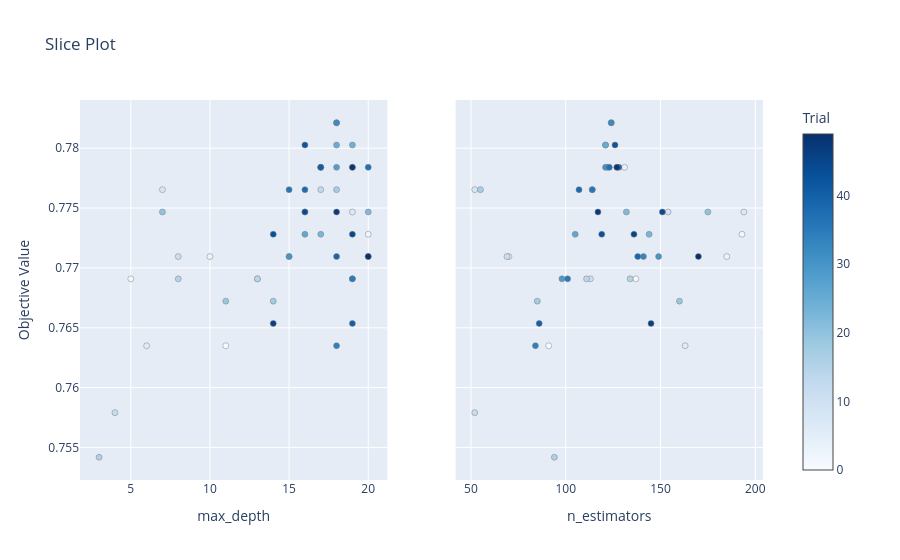

Source (notebook cell):
### Code cell
plot_slice(study).show()

### Figure 1 — Plotly figure (JSON) as saved in the notebook; plotly's stock layout.template omitted (floating-point values rounded to 4 significant figures)
{"data": [{"marker": {"color": [0, 1, 2, 3, 4, 5, 6, 7, 8, 9, 10, 11, 12, 13, 14, 15, 16, 17, 18, 19, 20, 21, 22, 23, 24, 25, 26, 27, 28, 29, 30, 31, 32, 33, 34, 35, 36, 37, 38, 39, 40, 41, 42, 43, 44, 45, 46, 47, 48, 49], "colorbar": {"title": {"text": "Trial"}, "x": 1, "xpad": 40}, "colorscale": [[0, "rgb(247,251,255)"], [0.125, "rgb(222,235,247)"], [0.25, "rgb(198,219,239)"], [0.375, "rgb(158,202,225)"], [0.5, "rgb(107,174,214)"], [0.625, "rgb(66,146,198)"], [0.75, "rgb(33,113,181)"], [0.875, "rgb(8,81,156)"], [1, "rgb(8,48,107)"]], "line": {"color": "Grey", "width": 0.5}, "showscale": true}, "mode": "markers", "name": "Feasible Trial", "showlegend": false, "type": "scatter", "x": [11, 5, 20, 10, 19, 15, 6, 19, 7, 16, 13, 8, 4, 17, 13, 8, 3, 18, 14, 11, 7, 17, 20, 17, 19, 18, 16, 18, 18, 19, 15, 17, 18, 20, 18, 19, 15, 20, 16, 18, 19, 17, 16, 14, 16, 19, 14, 18, 19, 20], "xaxis": "x", "y": [0.7635, 0.7691, 0.7728, 0.7709, 0.7784, 0.7709, 0.7635, 0.7747, 0.7765, 0.7747, 0.7691, 0.7709, 0.7579, 0.7765, 0.7691, 0.7691, 0.7542, 0.7765, 0.7672, 0.7672, 0.7747, 0.7784, 0.7747, 0.7728, 0.7803, 0.7803, 0.7728, 0.7821, 0.7784, 0.7691, 0.7709, 0.7784, 0.7821, 0.7709, 0.7635, 0.7691, 0.7765, 0.7784, 0.7765, 0.7709, 0.7654, 0.7784, 0.7803, 0.7728, 0.7747, 0.7728, 0.7654, 0.7747, 0.7784, 0.7709], "yaxis": "y"}, {"marker": {"color": [0, 1, 2, 3, 4, 5, 6, 7, 8, 9, 10, 11, 12, 13, 14, 15, 16, 17, 18, 19, 20, 21, 22, 23, 24, 25, 26, 27, 28, 29, 30, 31, 32, 33, 34, 35, 36, 37, 38, 39, 40, 41, 42, 43, 44, 45, 46, 47, 48, 49], "colorbar": {"title": {"text": "Trial"}, "x": 1, "xpad": 40}, "colorscale": [[0, "rgb(247,251,255)"], [0.125, "rgb(222,235,247)"], [0.25, "rgb(198,219,239)"], [0.375, "rgb(158,202,225)"], [0.5, "rgb(107,174,214)"], [0.625, "rgb(66,146,198)"], [0.75, "rgb(33,113,181)"], [0.875, "rgb(8,81,156)"], [1, "rgb(8,48,107)"]], "line": {"color": "Grey", "width": 0.5}, "showscale": false}, "mode": "markers", "name": "Feasible Trial", "showlegend": false, "type": "scatter", "x": [91, 137, 193, 185, 131, 70, 163, 194, 52, 154, 113, 69, 52, 114, 111, 134, 94, 55, 85, 160, 175, 127, 132, 144, 121, 121, 105, 124, 122, 98, 149, 121, 124, 141, 84, 101, 114, 123, 107, 138, 86, 128, 126, 119, 151, 136, 145, 117, 127, 170], "xaxis": "x2", "y": [0.7635, 0.7691, 0.7728, 0.7709, 0.7784, 0.7709, 0.7635, 0.7747, 0.7765, 0.7747, 0.7691, 0.7709, 0.7579, 0.7765, 0.7691, 0.7691, 0.7542, 0.7765, 0.7672, 0.7672, 0.7747, 0.7784, 0.7747, 0.7728, 0.7803, 0.7803, 0.7728, 0.7821, 0.7784, 0.7691, 0.7709, 0.7784, 0.7821, 0.7709, 0.7635, 0.7691, 0.7765, 0.7784, 0.7765, 0.7709, 0.7654, 0.7784, 0.7803, 0.7728, 0.7747, 0.7728, 0.7654, 0.7747, 0.7784, 0.7709], "yaxis": "y2"}], "layout": {"title": {"text": "Slice Plot"}, "xaxis": {"anchor": "y", "domain": [0, 0.45], "title": {"text": "max_depth"}}, "xaxis2": {"anchor": "y2", "domain": [0.55, 1], "title": {"text": "n_estimators"}}, "yaxis": {"anchor": "x", "domain": [0, 1], "title": {"text": "Objective Value"}}, "yaxis2": {"anchor": "x2", "domain": [0, 1], "matches": "y", "showticklabels": false}}}
